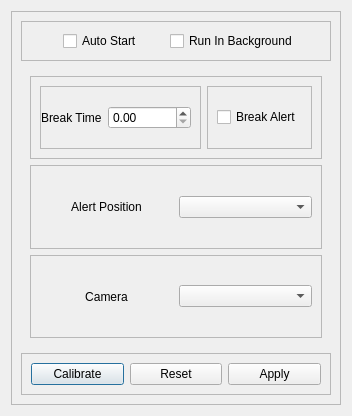
<?xml version="1.0" encoding="UTF-8"?>
<ui version="4.0">
 <class>quick_access_dialog</class>
 <widget class="QDialog" name="quick_access_dialog">
  <property name="geometry">
   <rect>
    <x>0</x>
    <y>0</y>
    <width>352</width>
    <height>416</height>
   </rect>
  </property>
  <property name="windowTitle">
   <string>Settings</string>
  </property>
  <property name="windowIcon">
   <iconset resource="resource.qrc">
    <normaloff>:/newPrefix/logo.ico</normaloff>:/newPrefix/logo.ico</iconset>
  </property>
  <layout class="QVBoxLayout" name="verticalLayout_2">
   <item>
    <widget class="QFrame" name="frame">
     <property name="frameShape">
      <enum>QFrame::StyledPanel</enum>
     </property>
     <property name="frameShadow">
      <enum>QFrame::Raised</enum>
     </property>
     <layout class="QVBoxLayout" name="verticalLayout">
      <item>
       <widget class="QFrame" name="frame_7">
        <property name="sizePolicy">
         <sizepolicy hsizetype="Preferred" vsizetype="Fixed">
          <horstretch>0</horstretch>
          <verstretch>0</verstretch>
         </sizepolicy>
        </property>
        <property name="frameShape">
         <enum>QFrame::StyledPanel</enum>
        </property>
        <property name="frameShadow">
         <enum>QFrame::Raised</enum>
        </property>
        <layout class="QHBoxLayout" name="horizontalLayout_5">
         <property name="leftMargin">
          <number>20</number>
         </property>
         <item>
          <widget class="QCheckBox" name="start_box">
           <property name="sizePolicy">
            <sizepolicy hsizetype="Fixed" vsizetype="Fixed">
             <horstretch>0</horstretch>
             <verstretch>0</verstretch>
            </sizepolicy>
           </property>
           <property name="text">
            <string>Auto Start</string>
           </property>
          </widget>
         </item>
         <item>
          <widget class="QCheckBox" name="background_box">
           <property name="sizePolicy">
            <sizepolicy hsizetype="Fixed" vsizetype="Fixed">
             <horstretch>0</horstretch>
             <verstretch>0</verstretch>
            </sizepolicy>
           </property>
           <property name="text">
            <string>Run In Background</string>
           </property>
          </widget>
         </item>
        </layout>
       </widget>
      </item>
      <item>
       <layout class="QVBoxLayout" name="verticalLayout_3">
        <item>
         <widget class="QFrame" name="frame_3">
          <layout class="QVBoxLayout" name="verticalLayout_4">
           <item>
            <widget class="QFrame" name="frame_4">
             <property name="frameShape">
              <enum>QFrame::StyledPanel</enum>
             </property>
             <property name="frameShadow">
              <enum>QFrame::Raised</enum>
             </property>
             <layout class="QHBoxLayout" name="horizontalLayout_4">
              <item>
               <widget class="QFrame" name="frame_8">
                <property name="frameShape">
                 <enum>QFrame::StyledPanel</enum>
                </property>
                <property name="frameShadow">
                 <enum>QFrame::Raised</enum>
                </property>
                <layout class="QHBoxLayout" name="horizontalLayout_6">
                 <property name="leftMargin">
                  <number>0</number>
                 </property>
                 <item>
                  <widget class="QLabel" name="reminder_lbl">
                   <property name="sizePolicy">
                    <sizepolicy hsizetype="Fixed" vsizetype="Preferred">
                     <horstretch>0</horstretch>
                     <verstretch>0</verstretch>
                    </sizepolicy>
                   </property>
                   <property name="text">
                    <string>Break Time</string>
                   </property>
                  </widget>
                 </item>
                 <item>
                  <widget class="QDoubleSpinBox" name="reminder_box"/>
                 </item>
                </layout>
               </widget>
              </item>
              <item>
               <widget class="QFrame" name="frame_9">
                <property name="sizePolicy">
                 <sizepolicy hsizetype="Fixed" vsizetype="Preferred">
                  <horstretch>0</horstretch>
                  <verstretch>0</verstretch>
                 </sizepolicy>
                </property>
                <property name="frameShape">
                 <enum>QFrame::StyledPanel</enum>
                </property>
                <property name="frameShadow">
                 <enum>QFrame::Raised</enum>
                </property>
                <layout class="QVBoxLayout" name="verticalLayout_5">
                 <item>
                  <widget class="QCheckBox" name="notify_box">
                   <property name="sizePolicy">
                    <sizepolicy hsizetype="Minimum" vsizetype="Fixed">
                     <horstretch>0</horstretch>
                     <verstretch>0</verstretch>
                    </sizepolicy>
                   </property>
                   <property name="text">
                    <string>Break Alert</string>
                   </property>
                  </widget>
                 </item>
                </layout>
               </widget>
              </item>
             </layout>
            </widget>
           </item>
           <item>
            <widget class="QFrame" name="frame_6">
             <property name="frameShape">
              <enum>QFrame::StyledPanel</enum>
             </property>
             <property name="frameShadow">
              <enum>QFrame::Raised</enum>
             </property>
             <layout class="QHBoxLayout" name="horizontalLayout_3">
              <item>
               <widget class="QLabel" name="alert_lbl">
                <property name="sizePolicy">
                 <sizepolicy hsizetype="Preferred" vsizetype="Preferred">
                  <horstretch>0</horstretch>
                  <verstretch>0</verstretch>
                 </sizepolicy>
                </property>
                <property name="baseSize">
                 <size>
                  <width>1</width>
                  <height>0</height>
                 </size>
                </property>
                <property name="text">
                 <string>Alert Position</string>
                </property>
                <property name="alignment">
                 <set>Qt::AlignCenter</set>
                </property>
               </widget>
              </item>
              <item>
               <widget class="QComboBox" name="alert_box">
                <property name="sizePolicy">
                 <sizepolicy hsizetype="Preferred" vsizetype="Fixed">
                  <horstretch>0</horstretch>
                  <verstretch>0</verstretch>
                 </sizepolicy>
                </property>
               </widget>
              </item>
             </layout>
            </widget>
           </item>
           <item>
            <widget class="QFrame" name="frame_5">
             <property name="frameShape">
              <enum>QFrame::StyledPanel</enum>
             </property>
             <property name="frameShadow">
              <enum>QFrame::Raised</enum>
             </property>
             <layout class="QHBoxLayout" name="horizontalLayout_2">
              <item>
               <widget class="QLabel" name="camera_lbl">
                <property name="enabled">
                 <bool>true</bool>
                </property>
                <property name="sizePolicy">
                 <sizepolicy hsizetype="Preferred" vsizetype="Preferred">
                  <horstretch>0</horstretch>
                  <verstretch>0</verstretch>
                 </sizepolicy>
                </property>
                <property name="text">
                 <string>Camera</string>
                </property>
                <property name="alignment">
                 <set>Qt::AlignCenter</set>
                </property>
               </widget>
              </item>
              <item>
               <widget class="QComboBox" name="camera_box">
                <property name="sizePolicy">
                 <sizepolicy hsizetype="Preferred" vsizetype="Fixed">
                  <horstretch>0</horstretch>
                  <verstretch>0</verstretch>
                 </sizepolicy>
                </property>
               </widget>
              </item>
             </layout>
            </widget>
           </item>
          </layout>
         </widget>
        </item>
        <item>
         <widget class="QFrame" name="frame_2">
          <property name="sizePolicy">
           <sizepolicy hsizetype="Preferred" vsizetype="Fixed">
            <horstretch>0</horstretch>
            <verstretch>0</verstretch>
           </sizepolicy>
          </property>
          <property name="frameShape">
           <enum>QFrame::StyledPanel</enum>
          </property>
          <property name="frameShadow">
           <enum>QFrame::Raised</enum>
          </property>
          <layout class="QHBoxLayout" name="horizontalLayout">
           <item>
            <widget class="QPushButton" name="calibrate_btn">
             <property name="text">
              <string>Calibrate</string>
             </property>
            </widget>
           </item>
           <item>
            <widget class="QPushButton" name="reset_btn">
             <property name="text">
              <string>Reset</string>
             </property>
            </widget>
           </item>
           <item>
            <widget class="QPushButton" name="apply_btn">
             <property name="text">
              <string>Apply</string>
             </property>
            </widget>
           </item>
          </layout>
         </widget>
        </item>
       </layout>
      </item>
     </layout>
    </widget>
   </item>
  </layout>
 </widget>
 <resources>
  <include location="resource.qrc"/>
 </resources>
 <connections/>
</ui>
